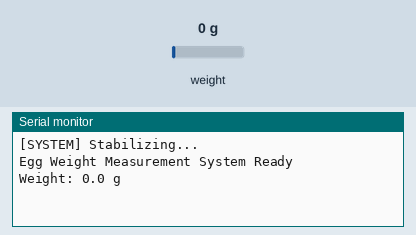
Recording of a sketch running on a simulated ESP32. Shown: the last lines printed to the serial monitor. The inputs (shaded band) are chosen by the test bench; at power-on: weight on the scale 0 g.

Above: at 4.2 s.
4.3 s: weight on the scale set to 100 g
At 6.1 s:
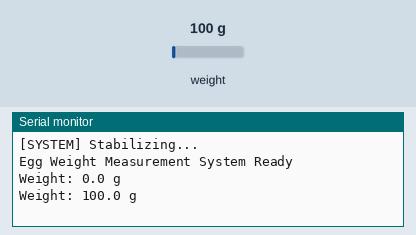
6.3 s: weight on the scale set to 1250 g
At 7.6 s:
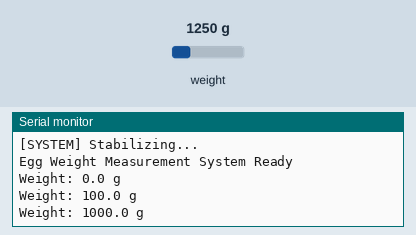
Timing chart, 0 to 9.3 s (numbered marks = the images above; inputs shaded):
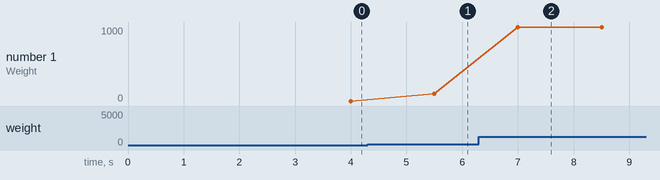

The sketch:

esp32_egg_scale.ino
```cpp
#include <HX711.h>

/**
 * EggTrack Finalized ESP32 Serial Firmware
 * This code reads the HX711 scale and prints values to Serial
 * in the format the Python IoT Bridge expects.
 */

// HX711 Pin Definitions
#define DT 4
#define SCK 5

HX711 scale;

// Calibration factor - tune this for your specific load cell!
float calibration_factor = 1250;

void setup() {
  Serial.begin(115200);

  // Initialize scale
  scale.begin(DT, SCK);

  // Delay for sensor stability
  Serial.println("[SYSTEM] Stabilizing...");
  delay(2000);

  scale.set_scale(calibration_factor);
  scale.tare(); // Zero the scale

  Serial.println("Egg Weight Measurement System Ready");
}

void loop() {
  // Get average of 10 readings for stability
  float weight = scale.get_units(10);

  // Auto-zero correction: Ignore minor sensor drift
  if(weight > -5 && weight < 5) {
    weight = 0;
  }

  // Safety limit for project range
  if(weight > 1000) {
    weight = 1000;
  }

  // CRITICAL: Output format for Python bridge
  Serial.print("Weight: ");
  Serial.print(weight, 1); // 1 decimal place
  Serial.println(" g");

  // Loop delay (500ms)
  delay(500);
}
```

Measured:
- after the input at 4.3 s, the serial monitor: prints a new line after 1.2 s (image 1)
- after the input at 6.3 s, the serial monitor: prints a new line after 0.70 s (image 2)
- plotted number 1: 0 → 100 after the input at 4.3 s, 100 → 1000 after the input at 6.3 s
